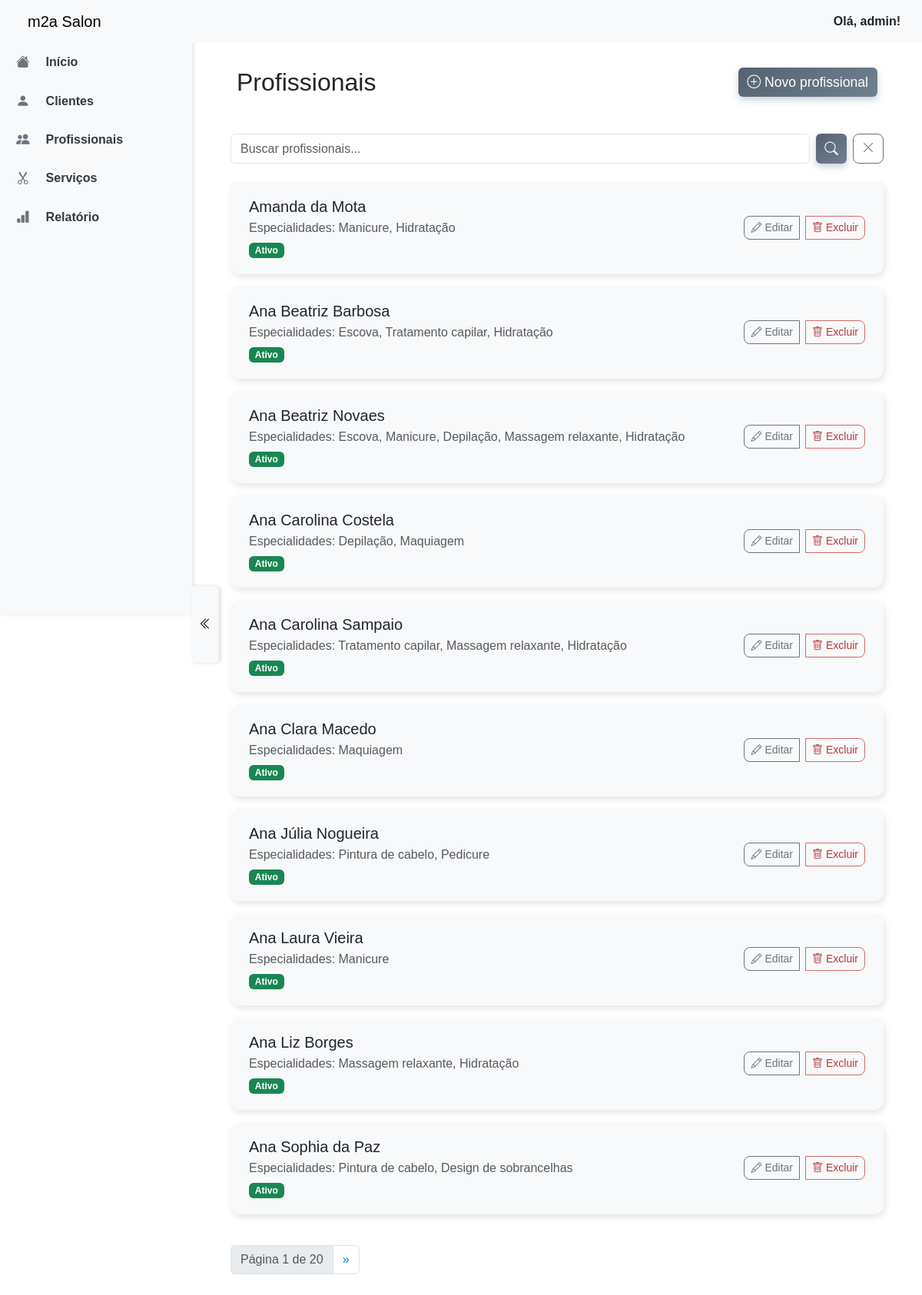
/professionals/ (signed in), run on an earlier commit of the app's database.
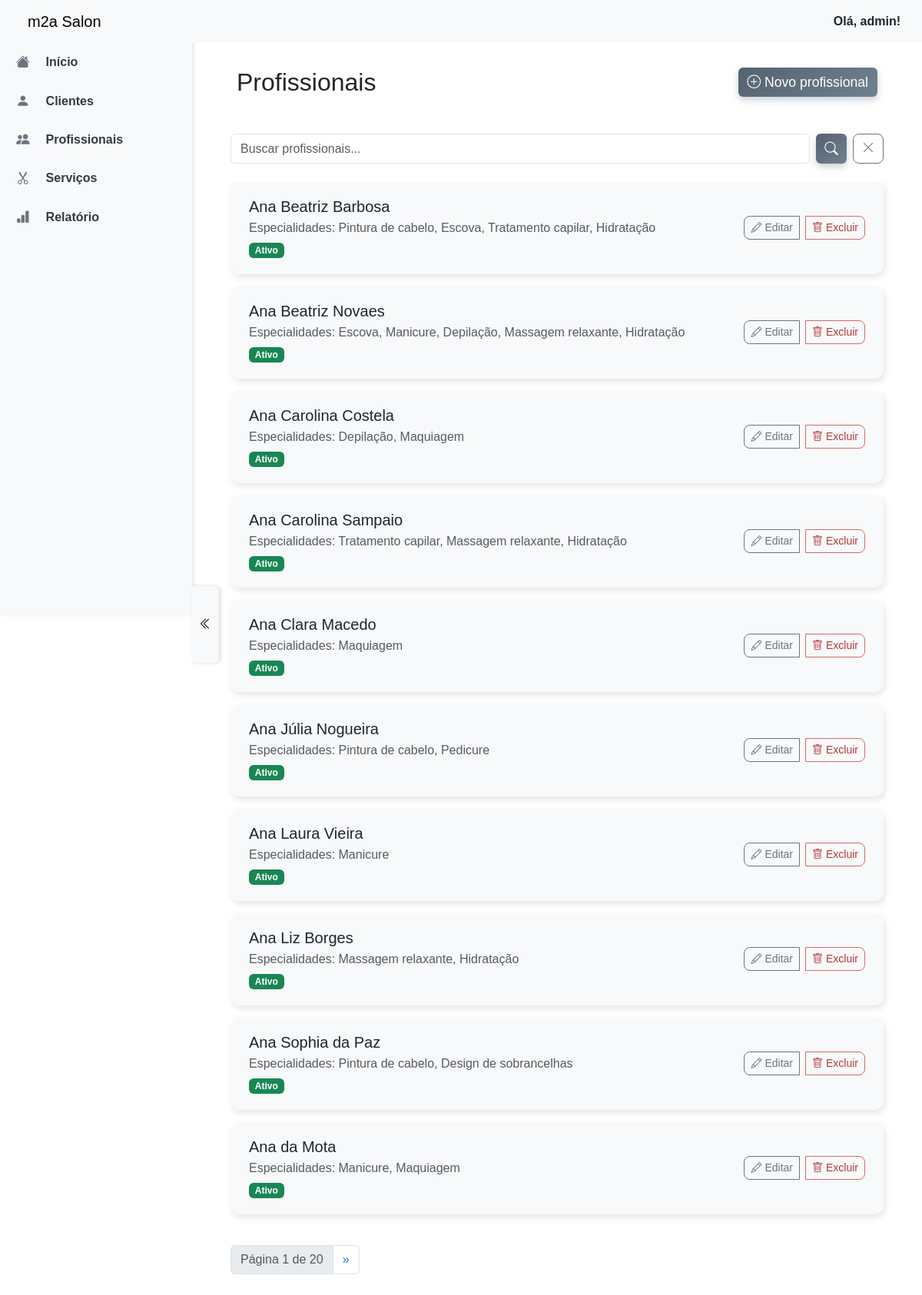
And on a later commit of the database.
### m2a_salon_app/models.py (models this page shows, shortened)
class Professional(models.Model):
    name = models.CharField(max_length=100)
    specialties = models.ManyToManyField(Service, related_name='professionals')
    is_active = models.BooleanField(default=True)
    class Meta:
        verbose_name = _('Profissional')
        verbose_name_plural = _('Profissionais')

class Service(models.Model):
    name = models.CharField(max_length=100)
    duration_minutes = models.PositiveIntegerField()
    price = models.DecimalField(max_digits=8, decimal_places=2)
    def __str__(self):
        return self.name
    class Meta:
        verbose_name = _('Serviço')
        verbose_name_plural = _('Serviços')

### m2a_salon_app/views.py (the view)
# urls.py: path('professionals/', ProfessionalListView.as_view(), name='professional-list'),
@login_required_mixin
class ProfessionalListView(ListView):
    model = Professional
    template_name = 'professionals/list.html'
    context_object_name = 'professionals'
    paginate_by = 10
    ordering = ['name']
    def get_queryset(self):
        queryset = super().get_queryset()
        query = self.request.GET.get('q')
        if query:
            queryset = queryset.filter(name__icontains=query)
        return queryset
    def get_context_data(self, **kwargs):
        context = super().get_context_data(**kwargs)
        context['professional_form'] = ProfessionalForm()
        context['professional_create_url'] = reverse_lazy('professional-create')
        context['edit_forms'] = {
            pro.pk: {
                'form': ProfessionalForm(instance=pro),
                'modal_id': f'edit-professional-modal{pro.pk}',
                'action_update_url': reverse('professional-update', kwargs={'pk': pro.pk}),
            }
            for pro in context['professionals']
        }
        context['delete_modal'] = {
            pro.pk: {
                'modal_id': f'delete-professional-modal{pro.pk}',
                'action_delete_url': reverse('professional-delete', kwargs={'pk': pro.pk}),
                'object_name': pro.name,
            }
            for pro in context['professionals']
        }
        return context

### m2a_salon_app/forms.py
class ProfessionalForm(forms.ModelForm):
    class Meta:
        model = Professional
        fields = ['name', 'specialties', 'is_active']
        labels = {
            'name': _('Nome'),
            'specialties': _('Especialidades'),
            'is_active': _('Ativo'),
        }
        widgets = {
            'name': forms.TextInput(attrs={
                'class': 'form-control',
                'placeholder': _('Nome do profissional'),
            }),
            'specialties': forms.CheckboxSelectMultiple(),
            'is_active': forms.CheckboxInput(attrs={
                'class': 'form-check-input',
            }),
        }
    def __init__(self, *args, **kwargs):
        super().__init__(*args, **kwargs)
        if isinstance(self.fields['specialties'].widget, forms.CheckboxSelectMultiple):
            self.fields['specialties'].widget.attrs.update({
                'class': 'form-check',
            })
        for option in self.fields['specialties'].widget.choices:
            pass

### m2a_salon_app/templatetags/custom_tags.py (called while the page is built)
@register.filter
def get_item(dictionary, key):
    return dictionary.get(key)

### m2a_salon_app/templates/professionals/list.html (shortened to what this page needs)
{% extends 'base.html' %}
{% load custom_tags %}
{% load static %}
{% block extra_css %}
    <link rel="stylesheet" href="{% static 'css/professionals.css' %}">
{% endblock %}
{% block content %}
<header class="d-flex justify-content-between px-2 py-4">
    <h2 class="mb-4">Profissionais</h2>
    <button type="button" class="btn btn-primary mb-4" data-bs-toggle="modal" data-bs-target="#professionalModal">
        <i class="bi bi-plus-circle"></i> Novo profissional
    </button>
</header>
<form method="get" class="mb-4 d-flex w-100" role="search" aria-label="Buscar profissionais">
    <input
        type="search"
        name="q"
        value="{{ request.GET.q|default:'' }}"
        class="form-control me-2"
        placeholder="Buscar profissionais..."
        aria-label="Buscar profissionais"
        autocomplete="off"
        autofocus
    >
    <button type="submit" class="btn btn-primary me-2" style="min-width: 40px; padding: 0.375rem 0.5rem;">
        <i class="bi bi-search"></i>
    </button>
    <a href="{% url 'professional-list' %}" class="btn btn-outline-secondary" style="min-width: 40px; padding: 0.375rem 0.5rem;">
        <i class="bi bi-x-lg"></i>
    </a>
</form>
{% if professionals %}
<div class="list-group">
    {% for pro in professionals %}
    <div class="list-group-item d-flex justify-content-between align-items-center">
        <div>
            <h5 class="mb-1">{{ pro.name }}</h5>
            <p class="mb-1 text-muted">
                Especialidades:
                {% if pro.specialties.all %}
                {{ pro.specialties.all|join:", " }}
                {% else %}
                Nenhuma
                {% endif %}
            </p>
            <span class="badge {{ pro.is_active|yesno:'bg-success,bg-danger' }}">
                {{ pro.is_active|yesno:"Ativo,Inativo" }}
            </span>
        </div>
        <div class="btn-group gap-2" role="group" aria-label="Ações do profissional">
            <button class="btn btn-outline-secondary btn-sm d-flex align-items-center gap-1"
                    data-bs-toggle="modal" data-bs-target="#edit-professional-modal{{ pro.pk }}">
                <i class="bi bi-pencil"></i> Editar
            </button>
            <button class="btn btn-outline-danger btn-sm d-flex align-items-center gap-1"
                    data-bs-toggle="modal" data-bs-target="#delete-professional-modal{{ pro.pk }}">
                <i class="bi bi-trash"></i> Excluir
            </button>
        </div>
    </div>
    {% endfor %}
</div>
{% if is_paginated %}
<nav class="mt-4">
    <ul class="pagination">
        <li class="page-item disabled">
            <span class="page-link">Página {{ page_obj.number }} de {{ page_obj.paginator.num_pages }}</span>
        </li>
        {% if page_obj.has_next %}
        <li class="page-item">
            <a class="page-link" href="?page={{ page_obj.next_page_number }}">&raquo;</a>
        </li>
        {% endif %}
    </ul>
</nav>
{% endif %}
{% else %}
<p class="text-muted">Nenhum profissional cadastrado.</p>
{% endif %}
{% endblock %}

What changed in the data, as far as the page shows it:
removed Professional: name "Amanda da Mota", specialties.all "Manicure, Hidratação", is_active "Ativo"
computed for Professional "Ana Beatriz Barbosa": specialties.all "Escova, Tratamento capilar, Hidratação" → "Pintura de cabelo, Escova, Tratamento capilar, Hidratação"
now on this page (row unchanged): Professional: name "Ana da Mota", specialties.all "Manicure, Maquiagem", is_active "Ativo"
